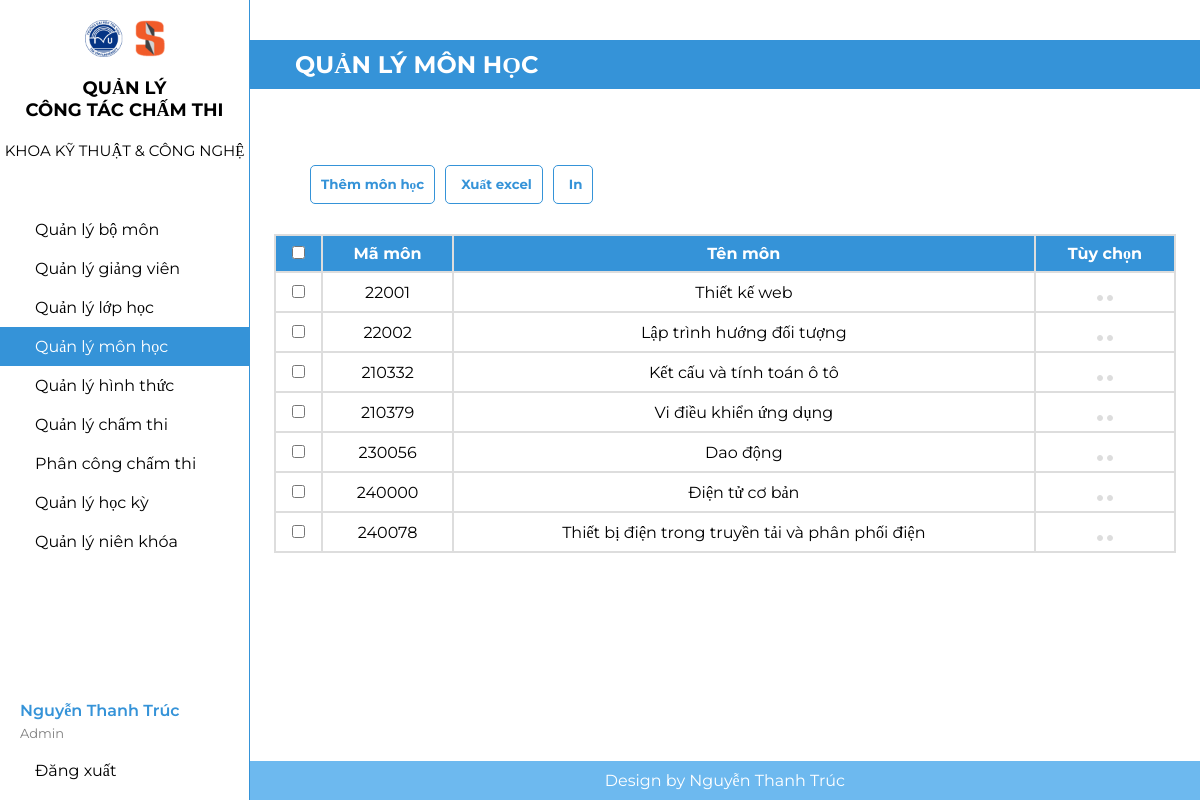
The app's page /monhoc.php (signed in) with its own data.
### tables this page shows
CREATE TABLE `monhoc` (
  `MaMH` int(11) NOT NULL,
  `TenMH` varchar(50) NOT NULL
);

### monhoc.php (the view, shortened to what this page needs)
<?php
include("headerad.php");
?>
            <div class="h2text">
            <h2>
                QUẢN LÝ MÔN HỌC
            </h2>
            </div>
                <div class="btn">
                    <button>
                        <a href="themmh.php">
                        Thêm môn học
                    </a>
                    </button>
                    <button>
                        Xuất excel
                    </button>
                    <button>
                        In
                    </button>
                </div>
            <div class="quanly">
                <table class="table">
                    <tr>
                        <th><input type="checkbox"/></th>
                        <th>Mã môn</th>
                        <th>Tên môn</th>
                        <th>Tùy chọn</th>
                    </tr>
        <?php
                    include("ketnoi.php");
                    $sql="select * from monhoc";
                    $kq=mysqli_query($conn,$sql) or die ("Không thể xuất thông tin".mysqli_error());
                    while($row=mysqli_fetch_array($kq))
                    {
                        echo "<tr>";
                    echo "<td height='40px'><input type='checkbox'></td>";
                    echo "<td>" . $row["MaMH"] . "</td>";
                    $usern = $row["MaMH"];
                    echo "<td>" . $row["TenMH"] . "</td>";
                    echo "<td>
                    <a href='suamon.php?user=$usern'><button><ion-icon name='pencil'></ion-icon></button></a>
                    <a href='xoamon.php?user=$usern'><button><ion-icon name='trash'></button></ion-icon></a>
                    </td>";
                    echo "</tr>";
                }
                    ?>
                </table>
            </div>
            <?php
include("footer.php");
?>

### headerad.php (shortened to what this page needs)
<!DOCTYPE html>
<html lang="en">
<head>
    <link rel="stylesheet" href="adminn.css" />
</head>
<body>
<?php
    include("ketnoi.php");
    $userlogin = $_SESSION["admin"];
    $sql2 = "select * from admin where emailad='" . $userlogin . "'";
    $kq2 = mysqli_query($conn, $sql2) or die("Không thể xuất thông tin người dùng " . mysqli_error());
    $admin_login =  mysqli_fetch_array($kq2);
    ?>
    <div class="admin_layout">
        <div class="admin_layout_left">
            <div class="admin_item">
                <img src="./hinh/TVU-SET.png" />
                <h2>QUẢN LÝ<br>CÔNG TÁC CHẤM THI</h2>
                <h3>KHOA KỸ THUẬT & CÔNG NGHỆ</h3>
            </div>
            <div class="admin_tab">
                <a href="bomon.php" class="tab_item">
                    <span>Quản lý bộ môn</span>
                </a>
                <a href="giangvien.php" class="tab_item">
                    <span>Quản lý giảng viên</span>
                </a>
                <a href="lophoc.php" class="tab_item">
                    <span>Quản lý lớp học</span>
                </a>
                <a href="monhoc.php" class="tab_item">
                    <span>Quản lý môn học</span>
                </a>
                <a href="hinhthuc.php" class="tab_item">
                    <span>Quản lý hình thức</span>
                </a>
                <a href="chamthi.php" class="tab_item">
                    <span>Quản lý chấm thi</span>
                </a>
                <a href="phancongcham.php" class="tab_item">
                    <span>Phân công chấm thi</span>
                </a>
                <a href="hocky.php" class="tab_item">
                    <span>Quản lý học kỳ</span>
                </a>
                <a href="nienkhoa.php" class="tab_item">
                    <span>Quản lý niên khóa</span>
                </a>
            </div>
            <div class="fi_tab">
                <div class="fi_tab_item_info">
                    <div class="fi_tab_itemtext">
                        <span><?php echo $admin_login["tenad"]; ?></span>
                    </div>
                    <div class="fi_tab_itemadimin">
                        <span>Admin</span>
                    </div>
                </div>
                <a href="logout.php" class="fi_tab_logout">
                    <span>Đăng xuất</span>
                </a>
            </div>
        </div>
        <div class="admin_layout_right">

### adminn.css (style rules this page uses)
* { margin: 0; padding: 0; box-sizing: border-box; font-family: Montserrat; }
.admin_layout { display: flex; width: 100%; height: 100vh; }
.admin_layout_left { display: flex; flex-direction: column; background-color: white; width: 250px; height: 100%; border-right: 1px solid #3593D8; position: relative; }
.admin_layout_right { display: flex; flex-direction: column; background-color: white; flex: 1; min-height: 100%; position: relative; }
.admin_item { display: flex; flex-direction: column; align-items: center; gap: 10px; }
.admin_item img { display: block; width: 80px; padding-top: 20px; }
.admin_item h2 { font-size: 18px; text-align: center; }
.admin_item h3 { font-size: 15px; font-weight: 400; }
.admin_tab { display: flex; flex-direction: column; margin-top: 50px; width: 100%; }
.tab_item { display: flex; align-items: center; padding: 10px 20px; gap: 15px; text-decoration: none; color: black; }
.fi_tab { display: flex; flex-direction: column; position: absolute; width: 100%; bottom: 10px; }
.fi_tab_item_info { display: flex; flex-direction: column; padding: 10px 20px; gap: 5px; }
.fi_tab_logout { display: flex; align-items: center; padding: 10px 20px; gap: 15px; text-decoration: none; color: black; }
.fi_tab_itemtext { display: flex; color: #3593D8; font-weight: 600; }
.fi_tab_itemadimin { display: flex; color: gray; font-size: small; }

### headerad.php (style rules this page uses)
* { text-decoration: none; }
.quanly { display: flex; flex-direction: column; align-items: center; }
h2 { display: flex; align-items: center; padding: 10px 20px; gap: 15px; }
.h2text h2 { color:white; background-color: #3593D8; margin-top: 40px; padding: 10px 30px; }
.btn { display: flex; margin-top: 8%; margin-left: 60px; gap: 10px; align-items: left; }
.btn button a { color:#3593D8; text-decoration: none; }
.btn button { display: flex; border: 1px solid #3593D8; padding: 10px 10px; background-color: white; color: #3593D8; font-weight: bold; border-radius: 5px; gap:5px; }
table { font-family: arial, sans-serif; border-collapse: collapse; width: 95%; align-items: center; border: 2px solid #dddddd; justify-content: center; margin-top: 30px; }
td, th { border: 2px solid #dddddd; text-align: center; padding: 8px; }
th { color: white; background-color: #3593D8; }
td button { background-color: #dddddd; padding: 2px 2px; color:#3593D8; border: 1px solid #dddddd; font-weight: bold; border-radius: 5px; }

### monhoc.php (style rules this page uses)
.admin_tab :nth-child(4) { background-color: #3593D8; color: white; }

### records on screen
monhoc: MaMH "22001", TenMH "Thiết kế web"
monhoc: MaMH "22002", TenMH "Lập trình hướng đối tượng"
monhoc: MaMH "210332", TenMH "Kết cấu và tính toán ô tô"
monhoc: MaMH "210379", TenMH "Vi điều khiển ứng dụng"
monhoc: MaMH "230056", TenMH "Dao động"
monhoc: MaMH "240000", TenMH "Điện tử cơ bản"
monhoc: MaMH "240078", TenMH "Thiết bị điện trong truyền tải và phân phối điện"

### other values on screen
$admin_login["tenad"] "Nguyễn Thanh Trúc"
